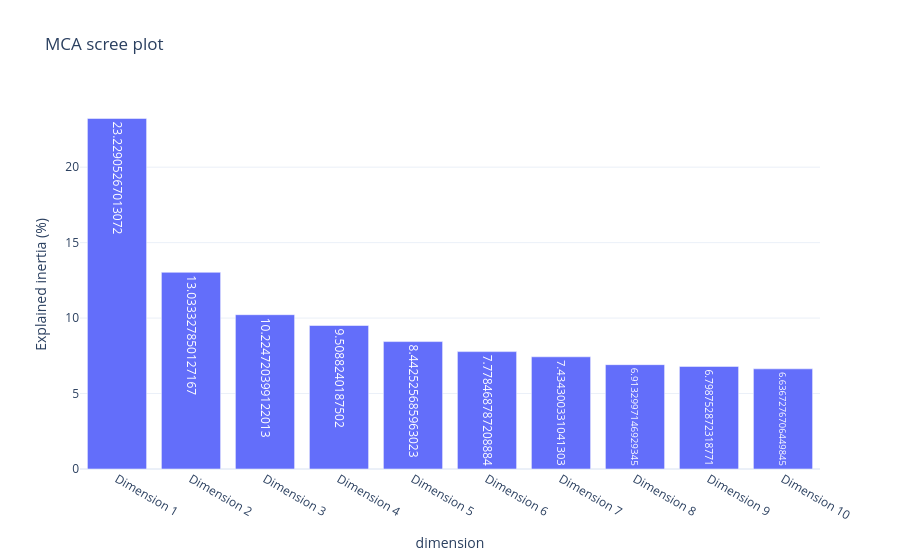

This figure's notebook cell:
### Markdown cell above
## 8.10 Multiple Correspondence Analysis

The implementation uses correspondence analysis of the complete disjunctive table:

1. Divide the indicator matrix by the grand total.
2. Center it against the independence model.
3. Standardize by row and column masses.
4. Apply randomized singular-value decomposition.

The coordinates are exploratory. Raw MCA inertia in high-dimensional categorical data can be diffuse, so component interpretation should emphasize category contributions and stability rather than a single variance threshold.

### Code cell
def run_mca(indicator_matrix,n_components=10,random_state=42):
    from scipy import sparse
    X=indicator_matrix.tocsr().astype(float)
    grand_total=X.sum()
    P=X/grand_total
    r=np.asarray(P.sum(axis=1)).ravel()
    c=np.asarray(P.sum(axis=0)).ravel()
    expected=sparse.csr_matrix(r[:,None]@c[None,:])
    Dr_inv_sqrt=sparse.diags(1/np.sqrt(np.where(r>0,r,1)))
    Dc_inv_sqrt=sparse.diags(1/np.sqrt(np.where(c>0,c,1)))
    S=Dr_inv_sqrt@(P-expected)@Dc_inv_sqrt
    k=min(n_components,min(S.shape)-1)
    U,s,Vt=randomized_svd(S,n_components=k,random_state=random_state)
    row_coordinates=(Dr_inv_sqrt@U) * s
    column_coordinates=(Dc_inv_sqrt@Vt.T) * s
    eigenvalues=s**2
    explained=eigenvalues/eigenvalues.sum()*100
    return row_coordinates,column_coordinates,eigenvalues,explained,c

mca_rows,mca_categories,mca_eigenvalues,mca_explained,mca_column_masses=run_mca(Z,MAX_MCA_COMPONENTS,RANDOM_STATE)
component_names=[f"Dimension {i+1}" for i in range(mca_rows.shape[1])]
mca_row_coordinates=pd.DataFrame(mca_rows,index=X_cat.index,columns=component_names)
mca_category_coordinates=pd.DataFrame(mca_categories,index=indicator_names,columns=component_names)
mca_inertia=pd.DataFrame({"dimension":component_names,"eigenvalue":mca_eigenvalues,"explained_inertia_pct":mca_explained,"cumulative_pct":np.cumsum(mca_explained)})
display(mca_inertia)

fig=px.bar(mca_inertia,x="dimension",y="explained_inertia_pct",text="explained_inertia_pct",title="MCA scree plot",labels={"explained_inertia_pct":"Explained inertia (%)"})
fig.update_layout(template=PLOTLY_TEMPLATE)
fig.show()
if EXPORT_FIGURES_HTML: fig.write_html(FIGURE_DIR/"mca_scree_plot.html",include_plotlyjs=True)

### Figure 1 — Plotly figure (JSON) as saved in the notebook; plotly's stock layout.template omitted (floating-point values rounded to 4 significant figures)
{"data": [{"hovertemplate": "dimension=%{x}<br>Explained inertia (%)=%{text}<extra></extra>", "legendgroup": "", "marker": {"color": "#636efa", "pattern": {"shape": ""}}, "name": "", "orientation": "v", "showlegend": false, "text": [23.23, 13.03, 10.22, 9.509, 8.443, 7.778, 7.434, 6.913, 6.799, 6.637], "textposition": "auto", "type": "bar", "x": ["Dimension 1", "Dimension 2", "Dimension 3", "Dimension 4", "Dimension 5", "Dimension 6", "Dimension 7", "Dimension 8", "Dimension 9", "Dimension 10"], "xaxis": "x", "y": [23.23, 13.03, 10.22, 9.509, 8.443, 7.778, 7.434, 6.913, 6.799, 6.637], "yaxis": "y"}], "layout": {"barmode": "relative", "legend": {"tracegroupgap": 0}, "title": {"text": "MCA scree plot"}, "xaxis": {"anchor": "y", "domain": [0, 1], "title": {"text": "dimension"}}, "yaxis": {"anchor": "x", "domain": [0, 1], "title": {"text": "Explained inertia (%)"}}}}
